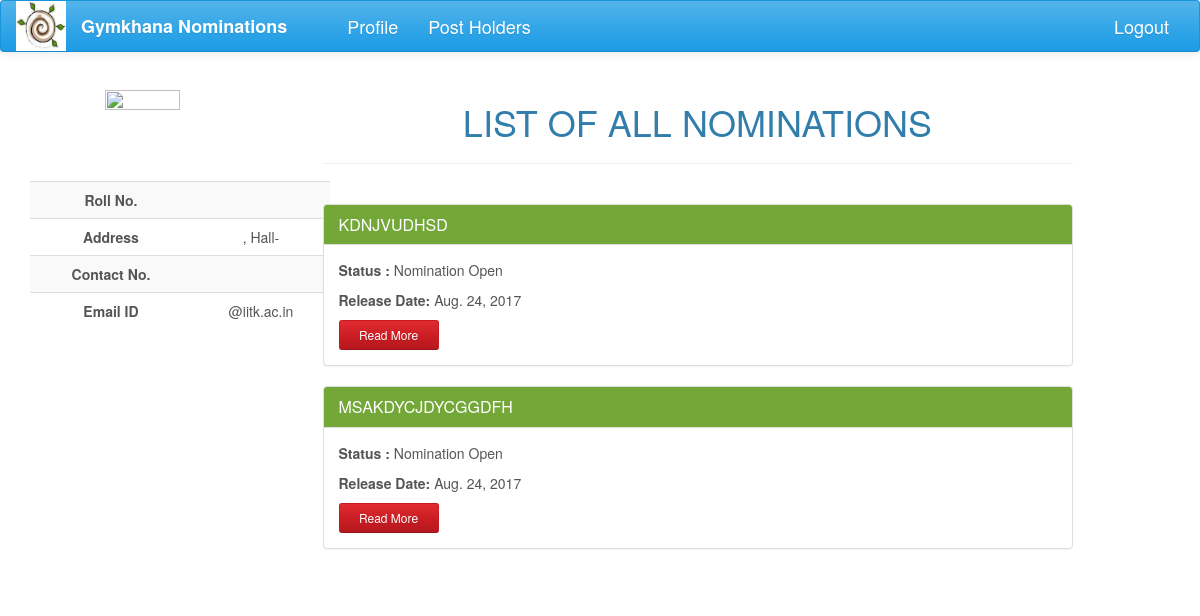
The page /nominations/all/ on the database as committed earlier.
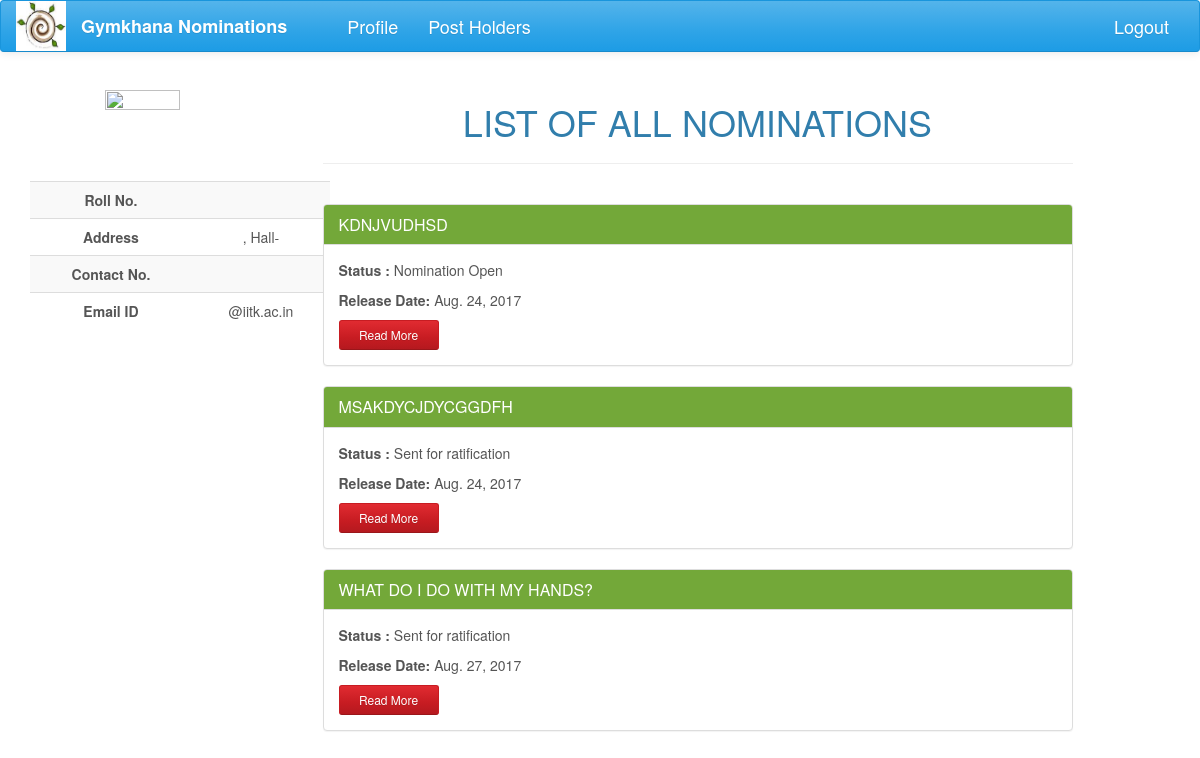
The same page on the database as committed later.
### nomi/models.py (models this page shows, shortened)
class Nomination(models.Model):
    name = models.CharField(max_length=200)
    description = models.TextField(max_length=20000, null=True, blank=True)
    brief_desc = models.TextField(max_length=300, null=True, blank=True)
    nomi_post = models.ForeignKey(Post, null=True)
    nomi_form = models.OneToOneField('forms.Questionnaire', null=True, blank=True)
    nomi_session = models.IntegerField(null=True)
    status = models.CharField(max_length=50, choices=STATUS, default='Nomination created')
    result_approvals = models.ManyToManyField(Post, related_name='result_approvals', symmetrical=False, blank=True)
    nomi_approvals = models.ManyToManyField(Post, related_name='nomi_approvals', symmetrical=False, blank=True)
    group_status = models.CharField(max_length=50, choices=GROUP_STATUS, default='normal')
    tags = models.ManyToManyField(Club, related_name='club_nomi', symmetrical=False, blank=True)
    opening_date = models.DateField(null=True, blank=True)
    re_opening_date = models.DateField(null=True, blank=True, editable=True)
    deadline = models.DateField(null=True, blank=True, editable=True)
    interview_panel = models.ManyToManyField(User, related_name='panel', symmetrical=False, blank=True)

### nomi/views.py (the view)
def all_nominations(request):
    all_nomi = Nomination.objects.all().exclude(status='Nomination created')
    return render(request, 'all_nominations.html', context={'all_nomi': all_nomi})

### nomi/global_contexts.py (called while the page is built)
def context(request):
    if request.user.is_authenticated:
        try:
            my_profile = UserProfile.objects.get(user=request.user)
            my_posts = Post.objects.filter(post_holders=request.user)
            interviews = Nomination.objects.filter(interview_panel=request.user)
            length = len(my_posts)
            senate = False
            for post in my_posts:
                if post.perms == 'can ratify the post':
                    senate = True
            return {'my_posts': my_posts, 'my_profile': my_profile, 'senate': senate, 'length': length,
                    'interviews': interviews}
        except ObjectDoesNotExist:
            return {'my_posts': 0, 'my_profile': 0}
    else:
        return {'my_posts': 0, 'my_profile': 0}

### nomi/templates/all_nominations.html
{% extends 'base2.html' %}
{% block content %}
    <br>
    <br>
    <br>
    <div>
        <h1 style="text-align: center">LIST OF ALL NOMINATIONS</h1>
        <hr>
        <br>
    </div>
    {% for nomi in all_nomi %}
        <div  class="panel panel-success">
            <div class="panel-heading">
                <h3 class="panel-title">{{ nomi.name.upper }}</h3>
            </div>
            <div class="panel-body">
                <p>
                    <span style="font-weight: bold">Status :  </span>
                    {% if nomi.status == "Nomination out" %}
                        Nomination Open
                    {% elif nomi.status == "Work done" %}
                     Nomination Process Closed
                    {% else %}
                    {{nomi.status}}
                    {% endif %}
                </p>
                <div><span style="font-weight: bold">Release Date: </span> {{nomi.opening_date}}</div>
                <a href="{% url 'nomi_detail' nomi_pk=nomi.pk %}"
                   class="btn btn-sm read-more-button btn-danger">Read More</a>
            </div>
        </div>
    {% endfor %}
{% endblock %}

Rows that differ between the two databases and show on the page:
changed Nomination "MSAKDYCJDYCGGDFH": status (not shown) → "Sent for ratification"; no longer shows "Nomination Open"
added Nomination: name "WHAT DO I DO WITH MY HANDS?", status "Sent for ratification", opening_date "Aug. 27, 2017"
